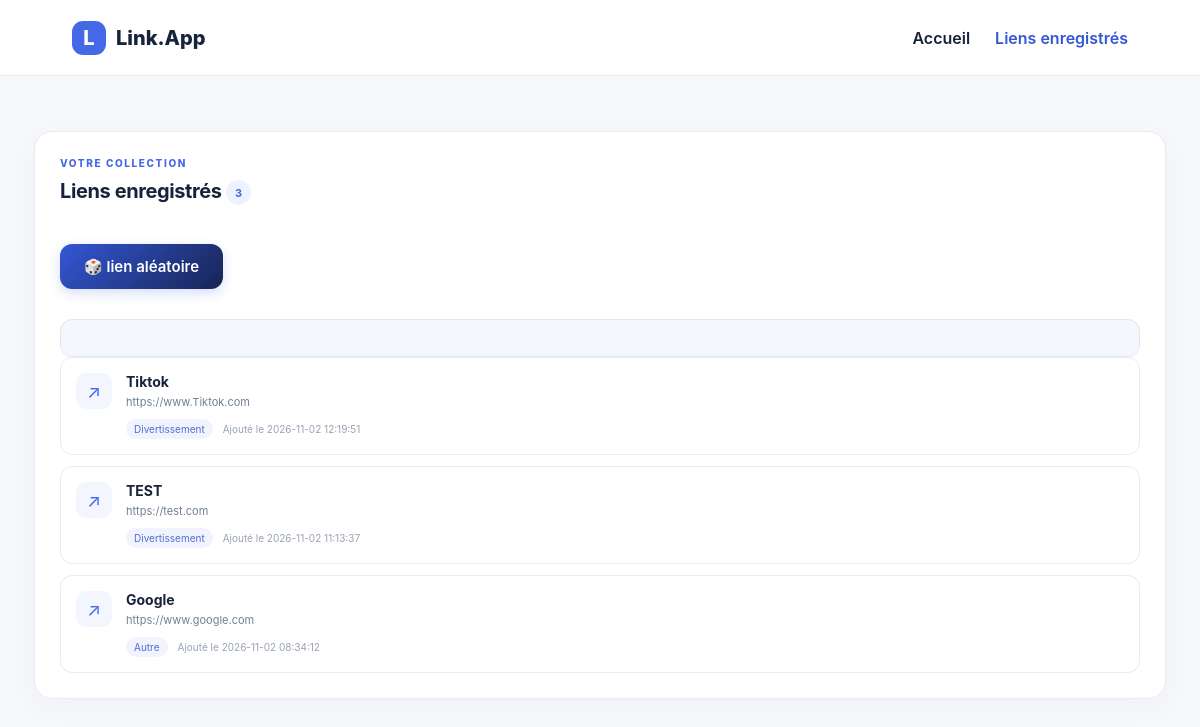
Page /liens on the committed database.
### tables this page shows
CREATE TABLE liens (
                id INTEGER PRIMARY KEY AUTOINCREMENT,
                url TEXT NOT NULL,
                titre TEXT NOT NULL,
                categorie TEXT NOT NULL,
                date_ajout TIMESTAMP DEFAULT CURRENT_TIMESTAMP
            );

### app.py (the view)
@app.route("/liens")
def afficher_liens():
    with get_db_connection() as connection:
        liens = connection.execute(
            "SELECT * FROM liens ORDER BY date_ajout DESC, id DESC"
        ).fetchall()
    return render_template("liens.html", liens=liens)

### app.py (called while the page is built)
def get_db_connection():
    connection = sqlite3.connect(DATABASE)
    connection.row_factory = sqlite3.Row
    return connection

### templates/liens.html (shortened to what this page needs)
<!DOCTYPE html>
<html lang="fr">
<head>
    <link rel="stylesheet" href="{{ url_for('static', filename='css/style.css') }}">
</head>
<body>
    <header class="topbar">
        <a class="logo" href="{{ url_for('accueil') }}">
            <span class="logo-mark">L</span> Link.App
        </a>
        <nav class="navigation">
            <a href="{{ url_for('accueil') }}">Accueil</a>
            <a href="{{ url_for('afficher_liens') }}" class="active">
                Liens enregistrés
            </a>
        </nav>
    </header>
    <main class="container">
        <section class="panel list-panel">
            <div class="section-heading">
                <div>
                    <p class="eyebrow">VOTRE COLLECTION</p>
                    <h2>Liens enregistrés
                        <span class="count">{{ liens|length }}</span>
                    </h2>
                </div>
            </div>
            <button type="button" id="bouton-aleatoire">
    🎲 lien aléatoire
</button>
<div id="resultat-aleatoire"></div>
            {% if liens %}
                <div class="links-list">
                    {% for lien in liens %}
                        <article class="link-card">
                            <div class="link-symbol">↗</div>
                            <div class="link-info">
                                <h3>{{ lien.titre }}</h3>
                                <a href="{{ lien.url }}"
                                   target="_blank"
                                   rel="noopener noreferrer">
                                    {{ lien.url }}
                                </a>
                                <div class="link-meta">
                                    <span class="category">
                                        {{ lien.categorie }}
                                    </span>
                                    <span>
                                        Ajouté le {{ lien.date_ajout }}
                                    </span>
                                </div>
                            </div>
                        </article>
                    {% endfor %}
                </div>
            {% else %}
                <div class="empty-state">
                    <h3>Aucun lien enregistré</h3>
                    <p>Ajoutez votre premier lien depuis l'accueil.</p>
                </div>
            {% endif %}
        </section>
    </main>
</body>
</html>

### static/css/style.css (style rules this page uses)
:root { --ink: #17233b; --muted: #718096; --blue: #4568e8; --pale: #f3f6ff; --border: #e7ebf3; --white: #ffffff; }
* { box-sizing: border-box; }
body { margin: 0; background: #f7f8fc; color: var(--ink); font-family: Inter, "Segoe UI", Arial, sans-serif; }
.topbar { height: 76px; padding: 0 max(6%, calc((100% - 1180px) / 2)); display: flex; align-items: center; justify-content: space-between; background: var(--white); border-bottom: 1px solid var(--border); }
.logo { color: var(--ink); font-size: 20px; font-weight: 800; text-decoration: none; display:flex; align-items:center; gap:10px; }
.logo-mark { display:grid; place-items:center; width:34px; height:34px; border-radius:11px; background:var(--blue); color:white; }
.container { max-width:1180px; margin:0 auto; padding:55px 24px 24px; }
.eyebrow { color:var(--blue); font-size:10px; font-weight:800; letter-spacing:1.6px; margin:0 0 10px; }
.panel { background:var(--white); border:1px solid var(--border); border-radius:18px; padding:25px; box-shadow:0 8px 30px rgba(28,43,75,.035); }
.section-heading { display:flex; justify-content:space-between; align-items:center; gap:15px; margin-bottom:24px; }
h2 { font-size:20px; margin:0; letter-spacing:-.4px; }
.count { display:inline-grid; place-items:center; min-width:25px; height:25px; padding:0 6px; border-radius:20px; background:#eef2ff; color:var(--blue); font-size:11px; vertical-align:middle; }
.links-list { display:grid; gap:11px; }
.link-card { display:flex; gap:14px; padding:15px; border:1px solid var(--border); border-radius:12px; }
.link-symbol { flex:0 0 36px; height:36px; display:grid; place-items:center; border-radius:10px; background:var(--pale); color:var(--blue); font-size:18px; }
.link-info { min-width:0; }
.link-info h3 { margin:0 0 5px; font-size:14px; }
.link-info > a { display:block; color:var(--muted); font-size:11px; text-decoration:none; overflow-wrap:anywhere; }
.link-meta { display:flex; flex-wrap:wrap; align-items:center; gap:10px; margin-top:10px; color:#98a2b3; font-size:10px; }
.category { background:#f1f4ff; color:#526bd0; padding:4px 8px; border-radius:20px; }
.navigation { display: flex; align-items: center; gap: 25px; }
.navigation a { color: inherit; text-decoration: none; font-weight: 600; }
.navigation a:hover, .navigation a.active { color: #3457D5; }
#bouton-aleatoire { display: inline-flex; align-items: center; justify-content: center; gap: 10px; padding: 13px 24px; margin: 15px 0; background: linear-gradient(135deg, #3457D5, #172554); color: white; border: none; border-radius: 12px; font-size: 15px; font-weight: 600; font-family: inherit; cursor: pointer; transition: all 0.3s ease; box-shadow: 0 4px 12px rgba(52, 87, 213, 0.2); }
#resultat-aleatoire { margin-top: 15px; padding: 18px; border-radius: 12px; background-color: #F4F7FC; border: 1px solid #E2E8F0; }

### rows in the picture
liens: titre "Tiktok", url "https://www.Tiktok.com", categorie "Divertissement", date_ajout "2026-11-02 12:19:51"
liens: titre "TEST", url "https://test.com", categorie "Divertissement", date_ajout "2026-11-02 11:13:37"
liens: titre "Google", url "https://www.google.com", categorie "Autre", date_ajout "2026-11-02 08:34:12"

### other values in the picture
{{ liens|length }} "3"
